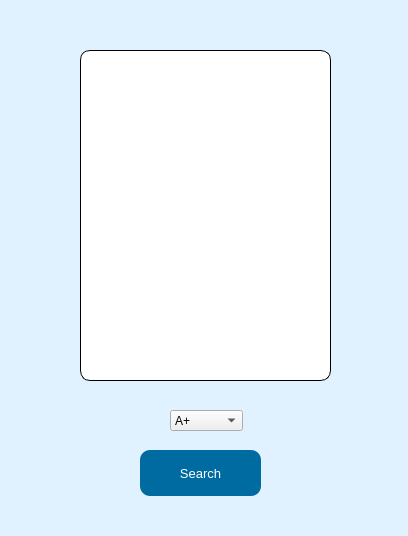
<?xml version="1.0" encoding="UTF-8"?>
<ui version="4.0">
 <class>searchBloodType</class>
 <widget class="QDialog" name="searchBloodType">
  <property name="geometry">
   <rect>
    <x>0</x>
    <y>0</y>
    <width>408</width>
    <height>536</height>
   </rect>
  </property>
  <property name="windowTitle">
   <string>Dialog</string>
  </property>
  <property name="styleSheet">
   <string notr="true">#searchBloodType{

background-color: rgb(224, 241, 255);
}</string>
  </property>
  <widget class="QPushButton" name="searchButton">
   <property name="geometry">
    <rect>
     <x>140</x>
     <y>450</y>
     <width>121</width>
     <height>51</height>
    </rect>
   </property>
   <property name="font">
    <font>
     <pointsize>10</pointsize>
    </font>
   </property>
   <property name="styleSheet">
    <string notr="true">#searchButton{
color:white;
background-color:#006ba1;
border-radius: 10px;
margin-bottom:5px;
}</string>
   </property>
   <property name="text">
    <string>Search</string>
   </property>
  </widget>
  <widget class="QPlainTextEdit" name="plainTextEdit">
   <property name="geometry">
    <rect>
     <x>80</x>
     <y>50</y>
     <width>251</width>
     <height>331</height>
    </rect>
   </property>
   <property name="font">
    <font>
     <family>Times New Roman</family>
     <pointsize>16</pointsize>
     <weight>75</weight>
     <bold>true</bold>
    </font>
   </property>
   <property name="styleSheet">
    <string notr="true">#plainTextEdit{

border: 1px solid; border-radius:10px; background-color: palette(base);

}</string>
   </property>
  </widget>
  <widget class="QComboBox" name="comboBox">
   <property name="geometry">
    <rect>
     <x>170</x>
     <y>410</y>
     <width>73</width>
     <height>21</height>
    </rect>
   </property>
   <item>
    <property name="text">
     <string>A+</string>
    </property>
   </item>
   <item>
    <property name="text">
     <string>A-</string>
    </property>
   </item>
   <item>
    <property name="text">
     <string>B+</string>
    </property>
   </item>
   <item>
    <property name="text">
     <string>B-</string>
    </property>
   </item>
   <item>
    <property name="text">
     <string>O+</string>
    </property>
   </item>
   <item>
    <property name="text">
     <string>O-</string>
    </property>
   </item>
   <item>
    <property name="text">
     <string>AB+</string>
    </property>
   </item>
   <item>
    <property name="text">
     <string>AB-</string>
    </property>
   </item>
  </widget>
 </widget>
 <resources/>
 <connections/>
</ui>
